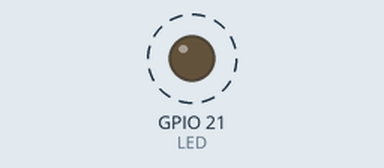
Simulated run of this sketch. Board: ESP32. Shown: output pins drawn as LEDs (lit = HIGH). Dashed ring = blinking.

Above: at 0.02 s.
Timing chart, 0 to 3.0 s (numbered marks = the images above):
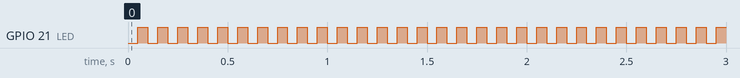

The sketch:

Lab06_02_Buzzer_01.ino
```cpp
#define LED 21
hw_timer_t *My_timer = NULL;

// เรียก onTimer() เมื่อเกิด Interrupt
void IRAM_ATTR onTimer(){
  digitalWrite(LED, !digitalRead(LED));
}

void setup() {
  pinMode(LED, OUTPUT);
  My_timer = timerBegin(0, 80, true);  // เริ่มต้น Timer 0 ที่ prescale 80 เพื่อให้ค่าตั้งค่าที่ตำนับเพิ่มขึ้นทุก 1 uSec
  timerAttachInterrupt(My_timer, &onTimer, true); // แนบการกระทำที่ต้องการให้เกิดขึ้นเมื่อเกิดการตั้งค่า Timer Interrupt
  int studentID = 63000002; // รหัสนักศึกษา
  int frequency = (studentID % 100) * 10; // นำเลขท้ายสองตัวของรหัสนักศึกษามาคูณด้วย 10 เพื่อให้เป็นความถี่
  timerAlarmWrite(My_timer, 1000000 / frequency, true);  // ตั้งค่า Alarm ให้เกิดทุกครั้งที่ผ่านไปครั้งละ (1 วินาที / ความถี่)
  timerAlarmEnable(My_timer);  // เปิดใช้งาน Alarm
}

void loop() {
  // ไม่มีการทำงานใน Loop() เนื่องจากใช้ Timer Interrupt ในการสร้างสัญญาณ Square Wave
}
```

Measured:
- by itself, GPIO 21 (LED): alternates HIGH for 0.05 s and LOW for 0.05 s
